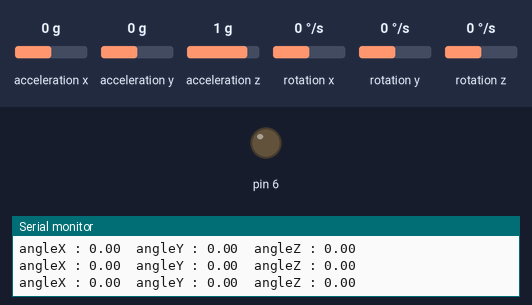
Recording of a sketch running on a simulated Arduino Uno, built with avr-gcc and run on an emulated ATmega328P. On the bench: output pins drawn as LEDs (lit = HIGH), the last lines printed to the serial monitor. The test bench sets the inputs (shaded band); at power-on: rotation z 0 °/s, acceleration x 0 g, acceleration y 0 g, acceleration z 1 g, rotation x 0 °/s, rotation y 0 °/s.

Above: at 4.2 s.
4.3 s: rotation z set to 100 °/s
At 5.24 s:
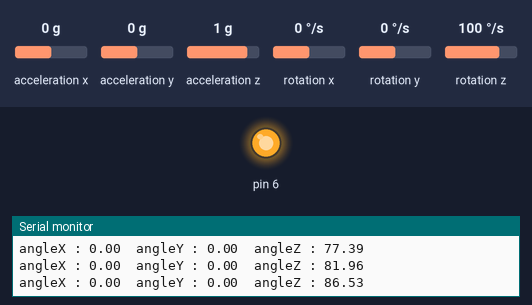
6.7 s: acceleration x set to -1.4 g
9.7 s: acceleration y set to 0.8 g
Timing chart, 0 to 12.7 s (numbered marks = the images above; inputs shaded):
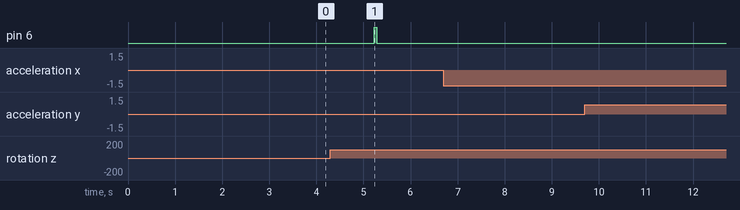

The sketch:

GetAngle_using_mpu.ino
```cpp
#include <MPU6050_tockn.h>
#include <Wire.h>

MPU6050 mpu6050(Wire);

void setup() {
  Serial.begin(9600);
  Wire.begin();
  mpu6050.begin();
  mpu6050.calcGyroOffsets(true);
}

void loop() {
  mpu6050.update();
  Serial.print("angleX : ");
  Serial.print(mpu6050.getAngleX());
  Serial.print("\tangleY : ");
  Serial.print(mpu6050.getAngleY());
  Serial.print("\tangleZ : ");
  Serial.println(mpu6050.getAngleZ());
  int led = 6;
  pinMode (6, OUTPUT);
  if (mpu6050.getAngleZ()  > 88 && mpu6050.getAngleZ() < 92) {
    digitalWrite(6, HIGH);
  }
  else
  {
    digitalWrite(6, LOW);
  }
}
```

Measured:
- after the input at 4.3 s, pin 6: LOW → HIGH after 0.93 s, → LOW 0.05 s later
